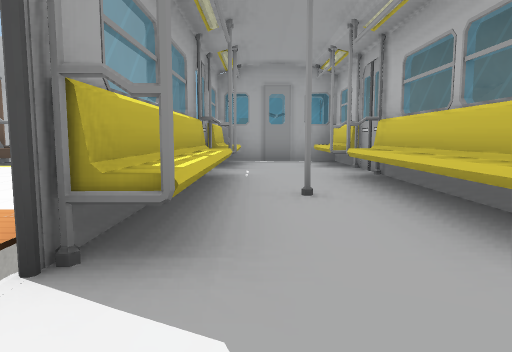
View 1 (above)

24 first-person views from a walk through a Unity game level. The camera is 1.2 m above the floor, tilts 6° down and sees 70° across. The floor is counted in squares, 2 m on a side. Each view is taken from the middle of a square. On the plan, view 1 faces up. The plan holds only what a view shows up to about 10 squares ahead; the rest is blank. The place goes on beyond the plan. The player is left out. Some animated figures are not drawn. Some surface patterns are stand-ins.

View 2
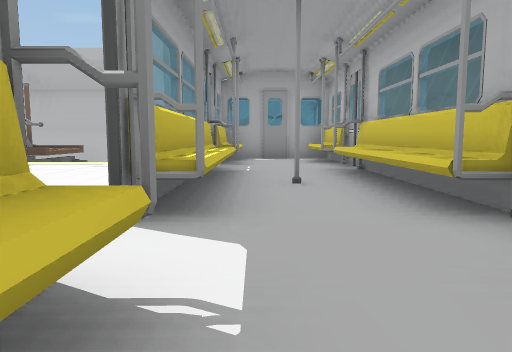

View 3
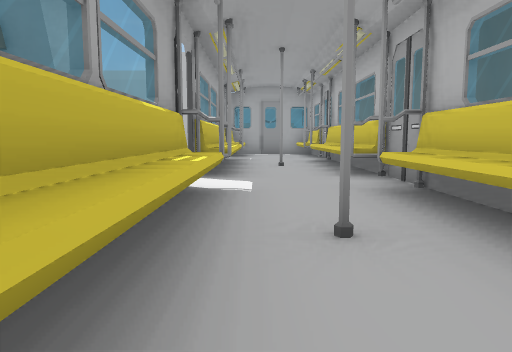

View 4
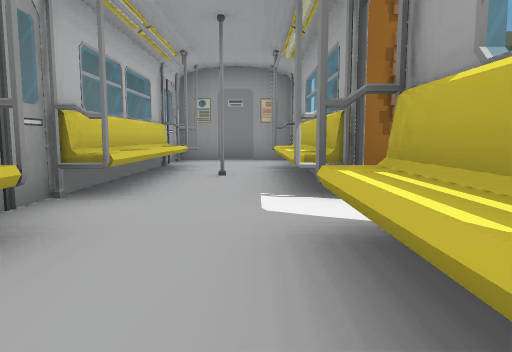

View 5
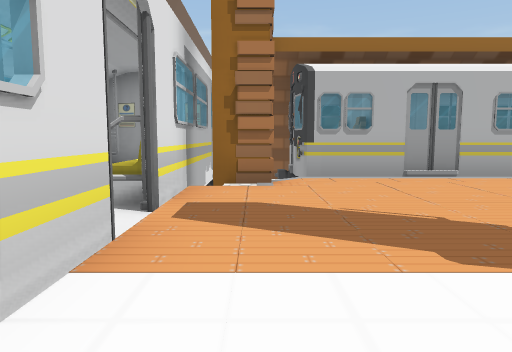

View 6
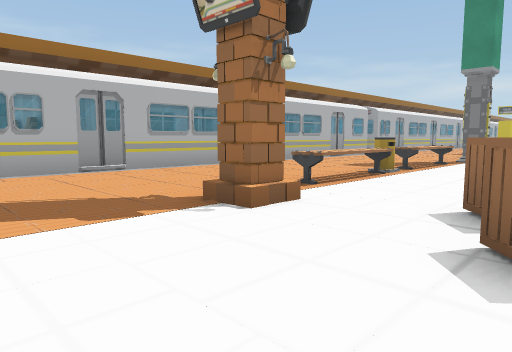

View 7
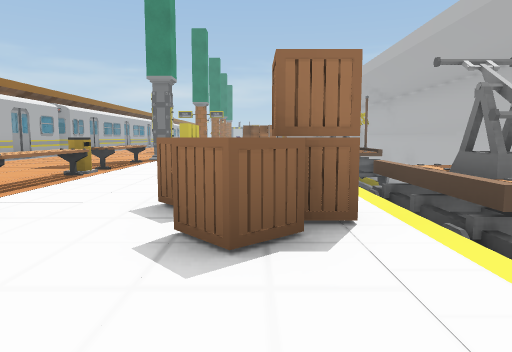

View 8
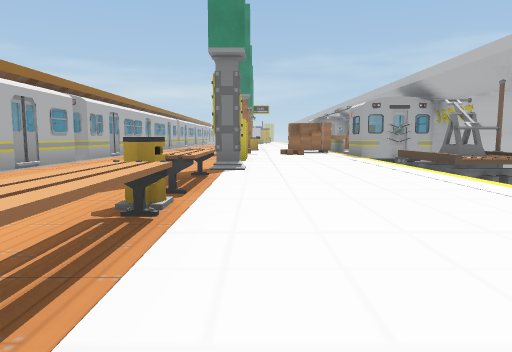

View 9
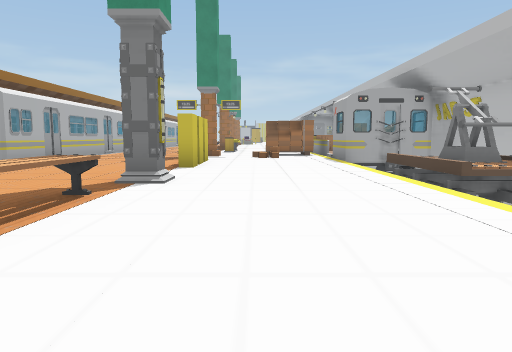

View 10
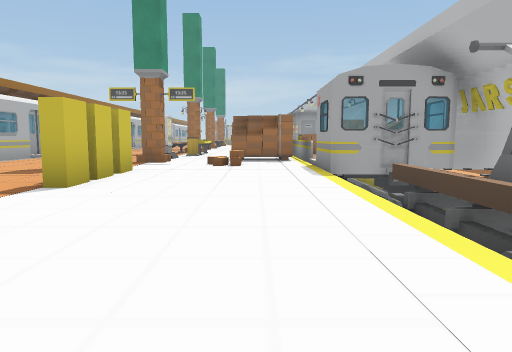

View 11
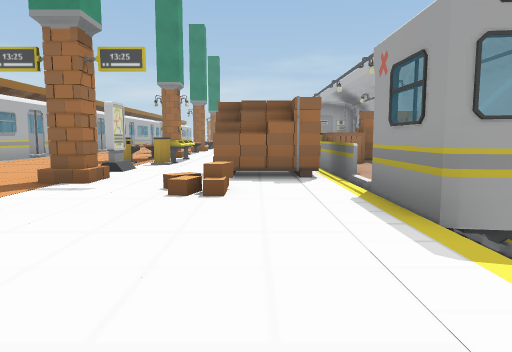

View 12
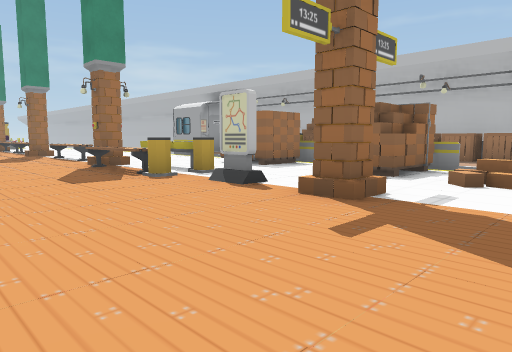

View 13
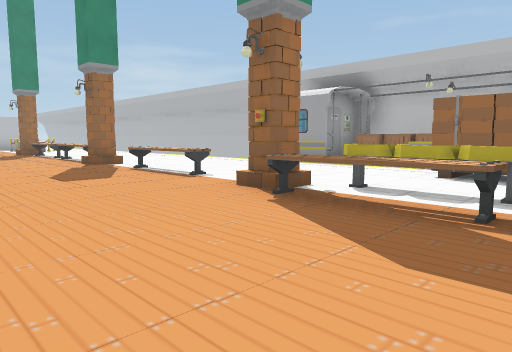

View 14
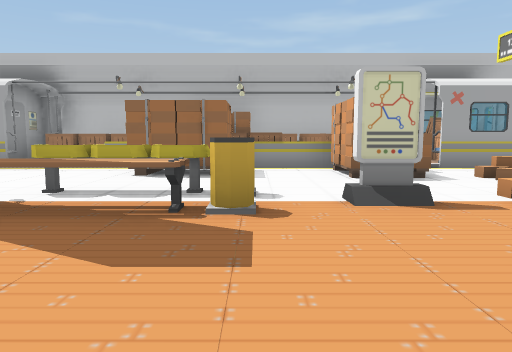

View 15
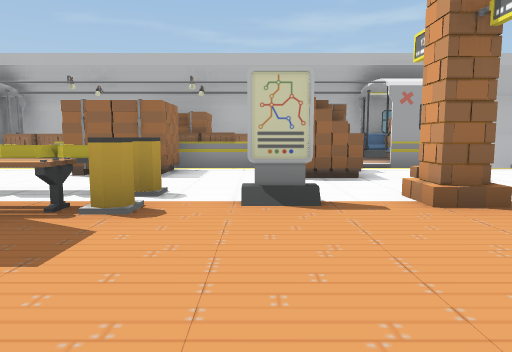

View 16
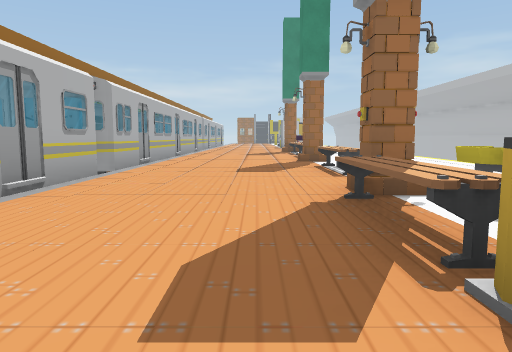

View 17
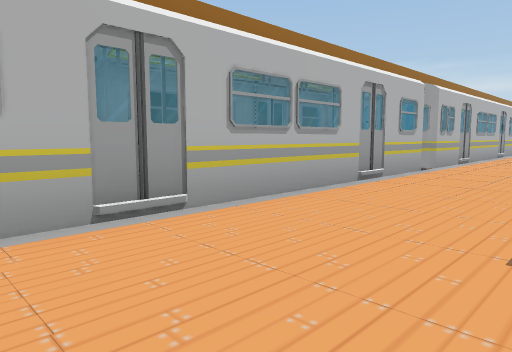

View 18
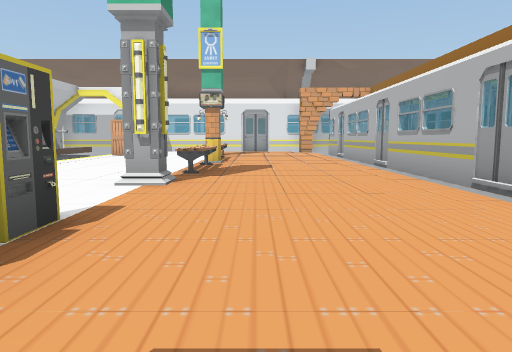

View 19
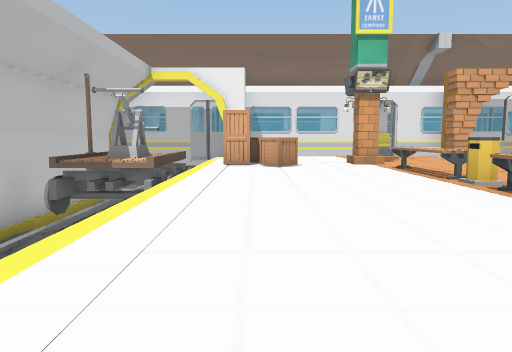

View 20
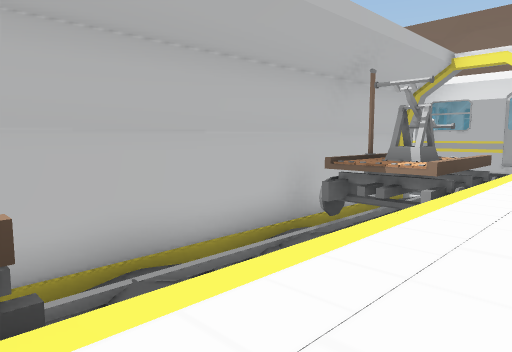

View 21
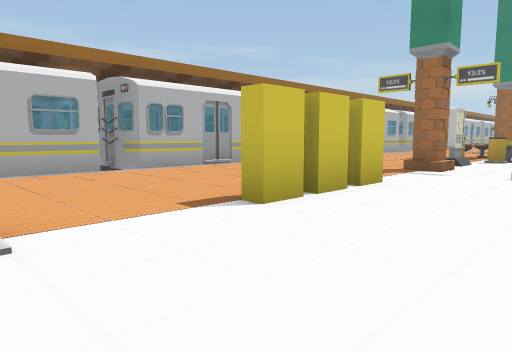

View 22
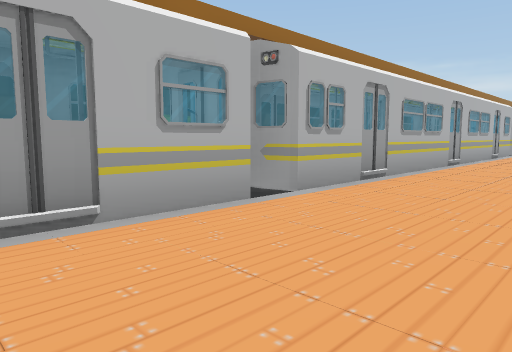

View 23
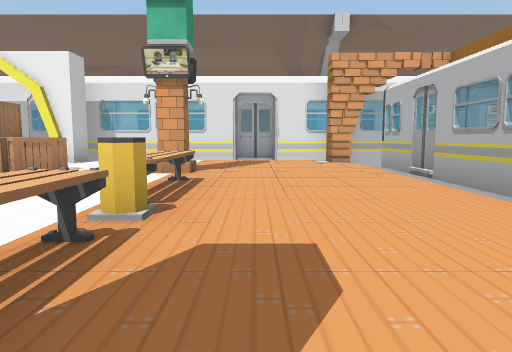

View 24
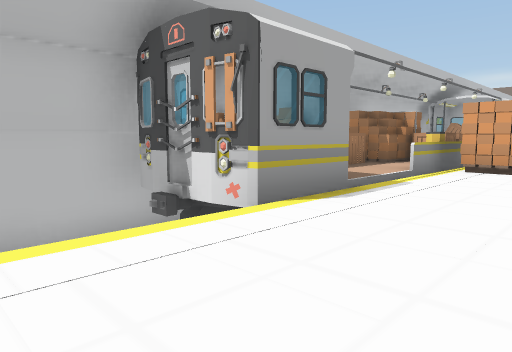

### Floor plan
Key: @ floor where view 1 was taken; # wall or solid block; . main floor; : floor 0.25 m higher than the main floor; - floor 0.25 m lower than the main floor; / step, stairs or slope; = window, fence, low wall or low ledge; ^ raised ledge; v drop or lower ground; C column; B bench; I bin; O other object.
Columns run from 31 left of view 1 to 2 right of it. Each row starts with its distance up from view 1.
 10                               ####
  9  #####     #################O##--#
  8   v#OOOOOOOOOOOv OOOvv vOOOO  #--#
  7   v##:::IOO #OOv OOO    OOOO  #--#
  6 .......OO##O..............O..##--#
  5 .......OO..O.O............OO..#--#
  4 ..........................O...#-=^
  3 O.BBB.CBBI..C..##..C..........#--#
  2 CC.....BBI#.........BBBIBB.C..#--#
  1 ............................../--#
  0 ..............................#@-#
 -1 .............................##--#
 -2 ##==###==##==##^==##==##==##= #-=^
 -3    #            #          #^v#--#
 -4    v          #^v^      ^^##^ #--#
 -5                OO      ###  ## --#
 -6                               ####

Positions as (right, up) in squares from view 1, and headings:
1: (0, 0), facing up
2: (0, -1), facing up
3: (0, -4), facing up
4: (0, 4), facing down
5: (-2, 4), facing down
6: (-2, 5), facing down-left
7: (-2, 5), facing left
8: (-5, 3), facing left
9: (-7, 4), facing left
10: (-10, 5), facing left
11: (-14, 5), facing left
12: (-17, -1), facing up-left
13: (-22, -1), facing up-left
14: (-22, -1), facing up
15: (-21, -1), facing up
16: (-21, 1), facing left
17: (-20, 1), facing down-left
18: (-17, 1), facing right
19: (-13, 5), facing right
20: (-12, 5), facing up-right
21: (-12, 5), facing down-left
22: (-12, 1), facing down-left
23: (-11, 1), facing right
24: (-31, 4), facing up-right
